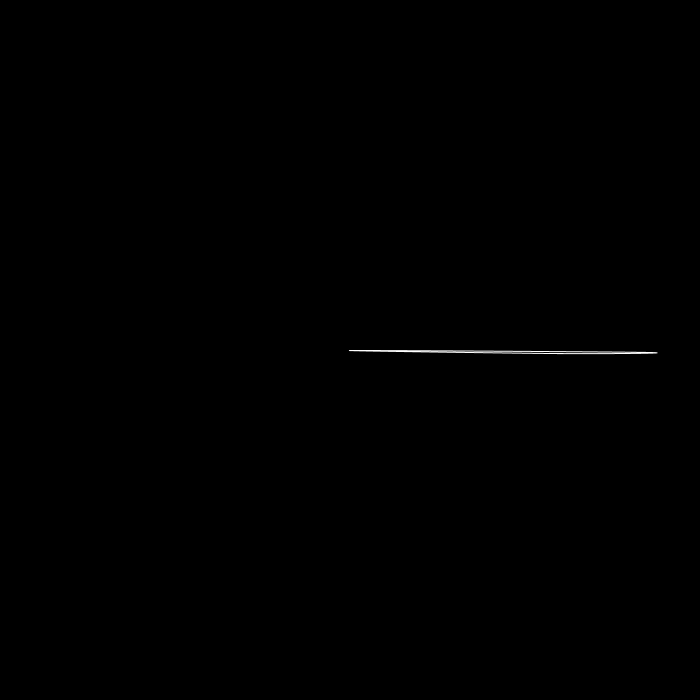
Frame 1 (no input)
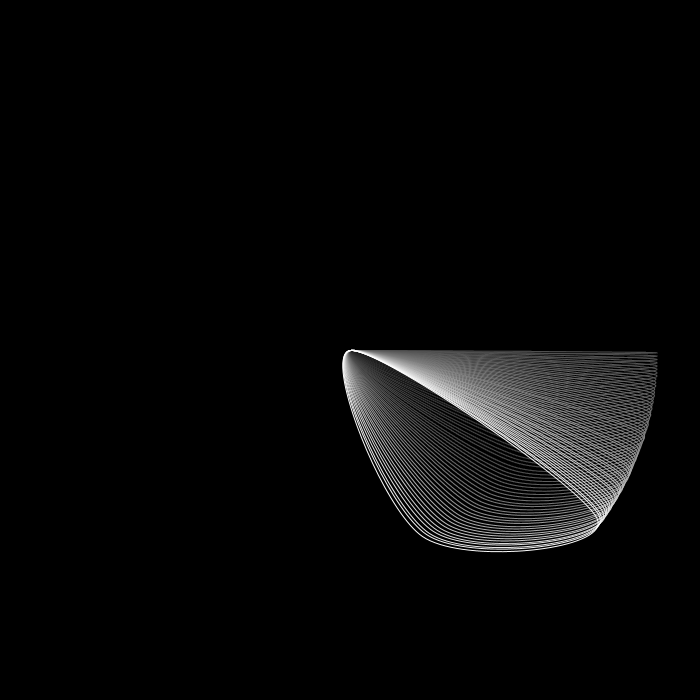
Frame 60 (the mouse pressed at the canvas centre just before this capture)
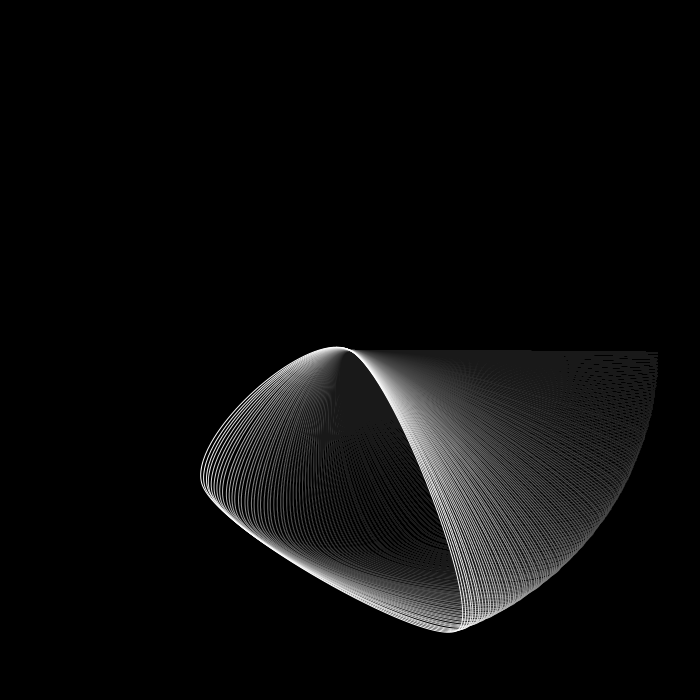
Frame 120 (the mouse held since frame 60 and released just before this capture)

The Processing sketch that drew these frames (run headless with seeded random() and noise(); from frame 60 on, the mouse is pressed at the canvas centre):

// Processing sketch: sketch_06_motion_curveVertex
// ── sketch_06_motion_curveVertex.pde
float large_r = 300;
float small_r = 200;

void setup(){
  size(700,700);
  background(0);
  
}


void draw(){
  fill(0,0,0,5);
  noStroke();
  rect(0,0,width,height);
  stroke(255);
  
  beginShape();
    
    float startX = large_r * cos(frameCount*0.01) + width/2;
    float startY = large_r * sin(frameCount*0.01) + height/2;
    float endX = small_r * cos(frameCount*0.02) + width/2;
    float endY = small_r * sin(frameCount*0.02) + height/2;
    
    curveVertex(startX,startY);
    curveVertex(width/2,height/2);
    curveVertex(endX,endY);
    curveVertex(startX,startY);
    curveVertex(width/2,height/2);
    curveVertex(endX,endY);
  
  endShape();
  
}
